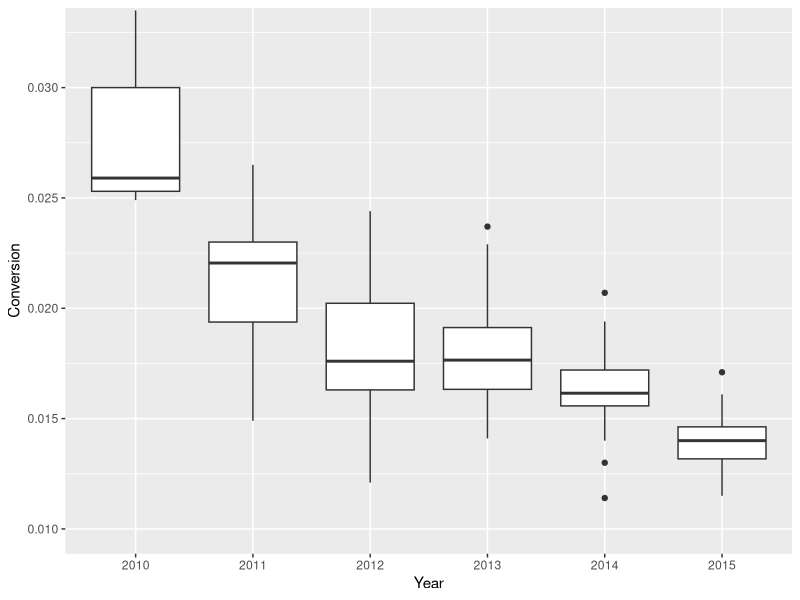

Reproduce this figure in R.
## ---- chunk 1
library(caret)
library(ggplot2)

## Load in the data
VTT_Bouncerate_Percentexit <- read.csv("VTT_BouncerateVsPercentexit.csv")
VTT_ConversionAOV <- read.csv("VTT_ConversionVsAOV.csv")
VTT_Revenue <- read.csv("VTT_Revenue.csv")
VTT_Traffic <- read.csv("VTT_Traffic.csv")
VTT_SkuCount <- read.csv("SkuCountbyWk.csv")

## Change the headers for the bounceRate vs percentExit table and convert everything to numeric
names(VTT_Bouncerate_Percentexit) <- c("Year", "Week_Index", "Bounce_Rate", "Percent_Exit")
VTT_Bouncerate_Percentexit$Bounce_Rate <- as.numeric(sub("%", "", VTT_Bouncerate_Percentexit$Bounce_Rate))/100
VTT_Bouncerate_Percentexit$Percent_Exit <- as.numeric(sub("%", "", VTT_Bouncerate_Percentexit$Percent_Exit))/100

## Change the headers for the conversion vs aov table and convert everything to numeric
names(VTT_ConversionAOV) <- c("Year", "Week_Index", "Conversion", "AOV")
VTT_ConversionAOV$Conversion <- as.numeric(sub("%", "", VTT_ConversionAOV$Conversion))/100
VTT_ConversionAOV$AOV <- as.numeric(sub("\\$", "", VTT_ConversionAOV$AOV))

## Change the headers for the revenue table and convert Revenue column to numeric
names(VTT_Revenue) <- c("Year", "Week_Index", "Revenue")
VTT_Revenue$Revenue <- sub("\\$", "", VTT_Revenue$Revenue)
VTT_Revenue$Revenue <- as.numeric(sub(",", "", VTT_Revenue$Revenue))

## Change the headers for the traffic table and convert Traffic column to numeric
names(VTT_Traffic) <- c("Year", "Week_Index", "Traffic")
VTT_Traffic$Traffic <- as.numeric(sub(",", "", VTT_Traffic$Traffic))

##Change the headers for the SkuCount table
names(VTT_SkuCount) <- c("Year", "Week_Index", "SkuCount")

## Build Summary Table
SummaryTable_VTT <- VTT_Bouncerate_Percentexit
SummaryTable_VTT$Conversion <- VTT_ConversionAOV$Conversion
SummaryTable_VTT$AOV <- VTT_ConversionAOV$AOV
SummaryTable_VTT$Revenue <- VTT_Revenue$Revenue
SummaryTable_VTT$Traffic <- VTT_Traffic$Traffic
SummaryTable_VTT$SkuCount <- VTT_SkuCount$SkuCount

##Create Visuals##
#Conversion Boxplot
qplot(x = as.factor(Year), y = Conversion, data = SummaryTable_VTT, xlab = "Year",
            geom = 'boxplot') +
       coord_cartesian(ylim = c(.01, .0325))
